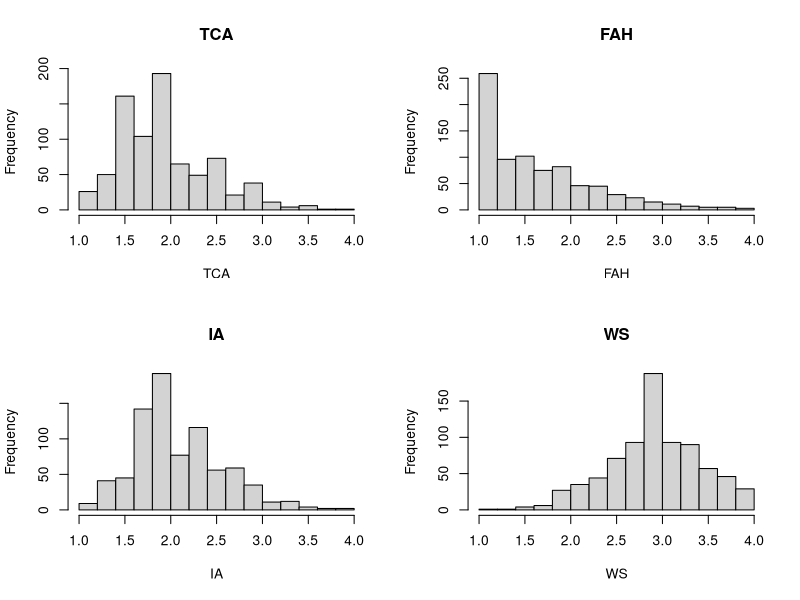
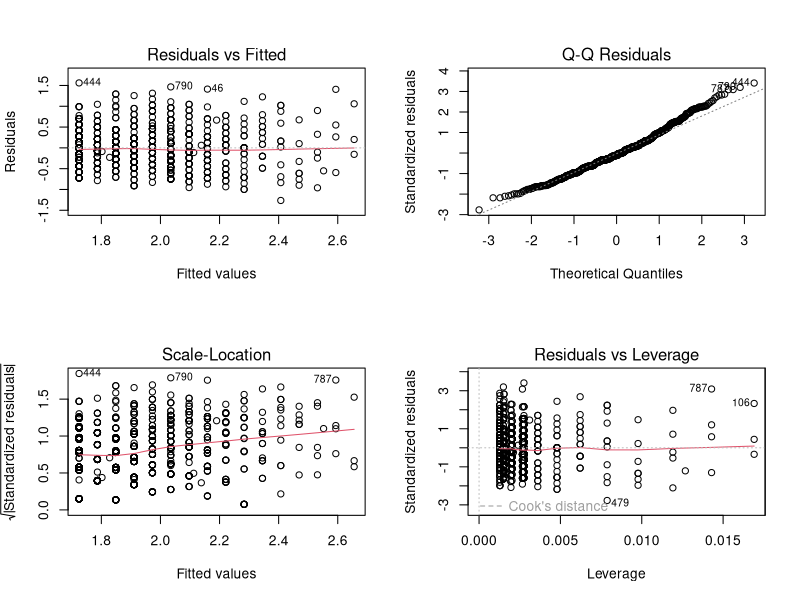

The R script that drew these images, in order:
# 1 ==========================
# PRIPREMA PODATAKA
Dataset <- read.csv("Dataset.csv")

# Pregled podataka
head(Dataset)
str(Dataset)

# 2 ==========================
# DESKRIPTIVNA ANALIZA
summary(Dataset[, c("TCA1","TCA2","TCA3","TCA4","TCA5","TCA7","TCA8")])
summary(Dataset[, c("FAH1","FAH2","FAH3","FAH4","FAH5")])
summary(Dataset[, c("IA1","IA2","IA3","IA4","IA5","IA6","IA7","IA8")])
summary(Dataset[, c("WS2","WS3r","WS5","WS6","WS7","WS8")])

# Izracunavanje skorova
Dataset$TCA <- rowMeans(
  Dataset[, c("TCA1", "TCA2", "TCA3", "TCA4", "TCA5", "TCA7", "TCA8")],
  na.rm = TRUE
)

Dataset$FAH <- rowMeans(
  Dataset[, c("FAH1", "FAH2", "FAH3", "FAH4", "FAH5")],
  na.rm = TRUE
)

Dataset$IA <- rowMeans(
  Dataset[, c("IA1", "IA2", "IA3", "IA4", "IA5", "IA6", "IA7", "IA8")],
  na.rm = TRUE
)

Dataset$WS <- rowMeans(
  Dataset[, c("WS2", "WS3r", "WS5", "WS6", "WS7", "WS8")],
  na.rm = TRUE
)

summary(Dataset[, c("TCA", "FAH", "IA", "WS")])

# Histogrami
par(mfrow = c(2,2))
hist(Dataset$TCA, main = "TCA", xlab = "TCA")
hist(Dataset$FAH, main = "FAH", xlab = "FAH")
hist(Dataset$IA,  main = "IA",  xlab = "IA")
hist(Dataset$WS,  main = "WS",  xlab = "WS")
par(mfrow = c(1,1))

# 3 ==========================
# KORELACIONA ANALIZA
test <- cor.test(Dataset$TCA, Dataset$FAH)
test$estimate   
test$p.value

# 4 ==========================
# REGRESIONA ANALIZA
model <- lm(TCA ~ FAH, data = Dataset)
summary(model)

# DIJAGNOSTIKA MODELA
par(mfrow = c(2,2))
plot(model)
par(mfrow = c(1,1))
